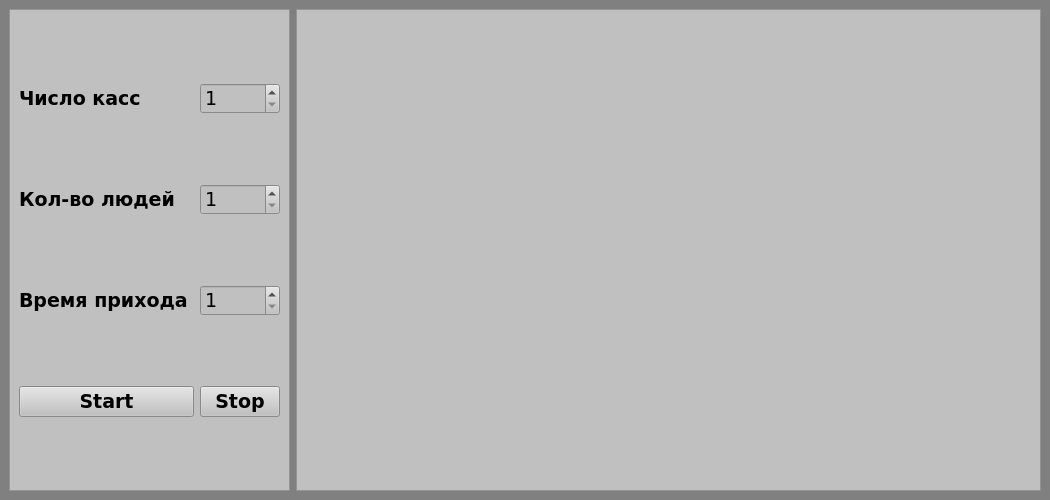
<?xml version="1.0" encoding="UTF-8"?>
<ui version="4.0">
 <class>queuing_system_emulator</class>
 <widget class="QMainWindow" name="queuing_system_emulator">
  <property name="geometry">
   <rect>
    <x>0</x>
    <y>0</y>
    <width>1050</width>
    <height>500</height>
   </rect>
  </property>
  <property name="windowTitle">
   <string>Эмулятор системы массового обслуживания</string>
  </property>
  <property name="styleSheet">
   <string notr="true">background-color: rgb(128, 128, 128);</string>
  </property>
  <widget class="QWidget" name="centralwidget">
   <layout class="QHBoxLayout" name="horizontalLayout">
    <item>
     <widget class="QFrame" name="frame">
      <property name="styleSheet">
       <string notr="true">background-color: rgb(192, 192, 192);</string>
      </property>
      <property name="frameShape">
       <enum>QFrame::StyledPanel</enum>
      </property>
      <property name="frameShadow">
       <enum>QFrame::Raised</enum>
      </property>
      <layout class="QGridLayout" name="gridLayout">
       <item row="2" column="2">
        <widget class="QSpinBox" name="arrival_time">
         <property name="font">
          <font>
           <family>Verdana</family>
           <pointsize>14</pointsize>
          </font>
         </property>
         <property name="minimum">
          <number>1</number>
         </property>
        </widget>
       </item>
       <item row="1" column="0">
        <widget class="QLabel" name="people_label">
         <property name="font">
          <font>
           <family>Verdana</family>
           <pointsize>14</pointsize>
           <weight>75</weight>
           <bold>true</bold>
          </font>
         </property>
         <property name="text">
          <string>Кол-во людей</string>
         </property>
        </widget>
       </item>
       <item row="3" column="2">
        <widget class="QPushButton" name="stop_button">
         <property name="font">
          <font>
           <family>Verdana</family>
           <pointsize>14</pointsize>
           <weight>75</weight>
           <bold>true</bold>
           <strikeout>false</strikeout>
           <kerning>true</kerning>
          </font>
         </property>
         <property name="text">
          <string>Stop</string>
         </property>
        </widget>
       </item>
       <item row="0" column="0">
        <widget class="QLabel" name="checkout_label">
         <property name="font">
          <font>
           <family>Verdana</family>
           <pointsize>14</pointsize>
           <weight>75</weight>
           <bold>true</bold>
          </font>
         </property>
         <property name="text">
          <string>Число касс</string>
         </property>
        </widget>
       </item>
       <item row="2" column="0">
        <widget class="QLabel" name="arrival_time_label">
         <property name="font">
          <font>
           <family>Verdana</family>
           <pointsize>14</pointsize>
           <weight>75</weight>
           <bold>true</bold>
          </font>
         </property>
         <property name="text">
          <string>Время прихода</string>
         </property>
        </widget>
       </item>
       <item row="0" column="2">
        <widget class="QSpinBox" name="checkout">
         <property name="font">
          <font>
           <family>Verdana</family>
           <pointsize>14</pointsize>
          </font>
         </property>
         <property name="minimum">
          <number>1</number>
         </property>
        </widget>
       </item>
       <item row="1" column="2">
        <widget class="QSpinBox" name="people">
         <property name="font">
          <font>
           <family>Verdana</family>
           <pointsize>14</pointsize>
          </font>
         </property>
         <property name="minimum">
          <number>1</number>
         </property>
        </widget>
       </item>
       <item row="3" column="0" colspan="2">
        <widget class="QPushButton" name="start_button">
         <property name="font">
          <font>
           <family>Verdana</family>
           <pointsize>14</pointsize>
           <weight>75</weight>
           <bold>true</bold>
          </font>
         </property>
         <property name="text">
          <string>Start</string>
         </property>
        </widget>
       </item>
      </layout>
     </widget>
    </item>
    <item>
     <widget class="QScrollArea" name="scrollArea">
      <property name="styleSheet">
       <string notr="true">background-color: rgb(192, 192, 192);</string>
      </property>
      <property name="verticalScrollBarPolicy">
       <enum>Qt::ScrollBarAsNeeded</enum>
      </property>
      <property name="widgetResizable">
       <bool>true</bool>
      </property>
      <widget class="QWidget" name="scrollAreaWidgetContents">
       <property name="geometry">
        <rect>
         <x>0</x>
         <y>0</y>
         <width>684</width>
         <height>476</height>
        </rect>
       </property>
       <layout class="QVBoxLayout" name="verticalLayout"/>
      </widget>
     </widget>
    </item>
   </layout>
   <zorder>scrollArea</zorder>
   <zorder>frame</zorder>
  </widget>
 </widget>
 <resources/>
 <connections/>
</ui>
